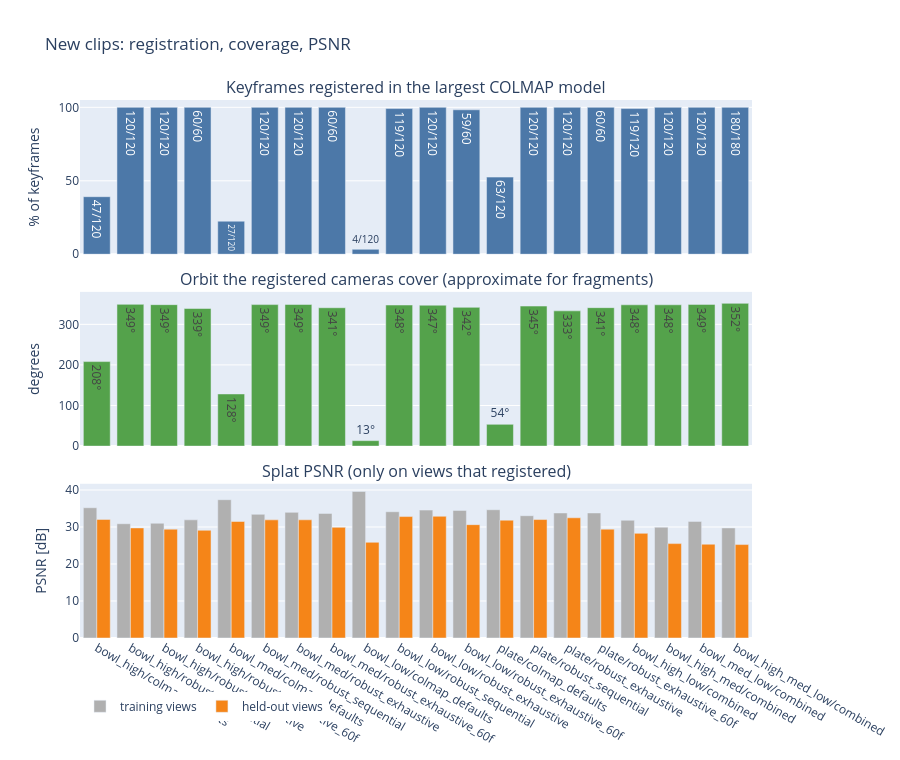

Notebook code cell kept with this figure:
### Markdown cell above
## Registration and PSNR, all sets
COLMAP's defaults fail on every new clip (4 to 63 of 120 keyframes) and the robust settings register all or all but one. As before, read registration and coverage before PSNR. The combined scans have the *lowest* held-out PSNR because their withheld views span three heights, so they are harder; PSNR is not comparable between a single clip and a combination.

### Code cell
from hurobo.utils.viewer import sweep_figure

sweep_figure(clip_results, title="New clips: registration, coverage, PSNR").show()

### Figure 1 — Plotly figure (JSON) as saved in the notebook; plotly's stock layout.template omitted (floating-point values rounded to 4 significant figures)
{"data": [{"customdata": ["matching: sequential<br>SIFT threshold: default<br>frames: 120 (every 0.23 s)<br>iterations: 7000<br>COLMAP models: 3", "matching: sequential<br>SIFT threshold: 0.002<br>frames: 120 (every 0.23 s)<br>iterations: 7000<br>COLMAP models: 1", "matching: exhaustive<br>SIFT threshold: 0.002<br>frames: 120 (every 0.23 s)<br>iterations: 7000<br>COLMAP models: 1", "matching: exhaustive<br>SIFT threshold: 0.002<br>frames: 60 (every 0.45 s)<br>iterations: 7000<br>COLMAP models: 1", "matching: sequential<br>SIFT threshold: default<br>frames: 120 (every 0.19 s)<br>iterations: 7000<br>COLMAP models: 6", "matching: sequential<br>SIFT threshold: 0.002<br>frames: 120 (every 0.19 s)<br>iterations: 7000<br>COLMAP models: 1", "matching: exhaustive<br>SIFT threshold: 0.002<br>frames: 120 (every 0.19 s)<br>iterations: 7000<br>COLMAP models: 1", "matching: exhaustive<br>SIFT threshold: 0.002<br>frames: 60 (every 0.39 s)<br>iterations: 7000<br>COLMAP models: 1", "matching: sequential<br>SIFT threshold: default<br>frames: 120 (every 0.32 s)<br>iterations: 7000<br>COLMAP models: 1", "matching: sequential<br>SIFT threshold: 0.002<br>frames: 120 (every 0.32 s)<br>iterations: 7000<br>COLMAP models: 2", "matching: exhaustive<br>SIFT threshold: 0.002<br>frames: 120 (every 0.32 s)<br>iterations: 7000<br>COLMAP models: 1", "matching: exhaustive<br>SIFT threshold: 0.002<br>frames: 60 (every 0.65 s)<br>iterations: 7000<br>COLMAP models: 2", "matching: sequential<br>SIFT threshold: default<br>frames: 120 (every 0.40 s)<br>iterations: 7000<br>COLMAP models: 2", "matching: sequential<br>SIFT threshold: 0.002<br>frames: 120 (every 0.40 s)<br>iterations: 7000<br>COLMAP models: 1", "matching: exhaustive<br>SIFT threshold: 0.002<br>frames: 120 (every 0.40 s)<br>iterations: 7000<br>COLMAP models: 1", "matching: exhaustive<br>SIFT threshold: 0.002<br>frames: 60 (every 0.80 s)<br>iterations: 7000<br>COLMAP models: 1", "matching: exhaustive<br>SIFT threshold: 0.002<br>frames: 120 (every 0.55 s)<br>iterations: 7000<br>COLMAP models: 1", "matching: exhaustive<br>SIFT threshold: 0.002<br>frames: 120 (every 0.42 s)<br>iterations: 7000<br>COLMAP models: 1", "matching: exhaustive<br>SIFT threshold: 0.002<br>frames: 120 (every 0.52 s)<br>iterations: 7000<br>COLMAP models: 1", "matching: exhaustive<br>SIFT threshold: 0.002<br>frames: 180 (every 0.50 s)<br>iterations: 7000<br>COLMAP models: 1"], "hovertemplate": "%{x}<br>%{y:.0f} % registered<br>%{customdata}<extra></extra>", "marker": {"color": "#4c78a8"}, "showlegend": false, "text": ["47/120", "120/120", "120/120", "60/60", "27/120", "120/120", "120/120", "60/60", "4/120", "119/120", "120/120", "59/60", "63/120", "120/120", "120/120", "60/60", "119/120", "120/120", "120/120", "180/180"], "type": "bar", "x": ["bowl_high/colmap_defaults", "bowl_high/robust_sequential", "bowl_high/robust_exhaustive", "bowl_high/robust_exhaustive_60f", "bowl_med/colmap_defaults", "bowl_med/robust_sequential", "bowl_med/robust_exhaustive", "bowl_med/robust_exhaustive_60f", "bowl_low/colmap_defaults", "bowl_low/robust_sequential", "bowl_low/robust_exhaustive", "bowl_low/robust_exhaustive_60f", "plate/colmap_defaults", "plate/robust_sequential", "plate/robust_exhaustive", "plate/robust_exhaustive_60f", "bowl_high_low/combined", "bowl_high_med/combined", "bowl_med_low/combined", "bowl_high_med_low/combined"], "xaxis": "x", "y": [39.17, 100.0, 100.0, 100.0, 22.5, 100.0, 100.0, 100.0, 3.333, 99.17, 100.0, 98.33, 52.5, 100.0, 100.0, 100.0, 99.17, 100.0, 100.0, 100.0], "yaxis": "y"}, {"hovertemplate": "%{x}<br>%{y:.0f}° of 360° covered<extra></extra>", "marker": {"color": "#54a24b"}, "showlegend": false, "text": ["208°", "349°", "349°", "339°", "128°", "349°", "349°", "341°", "13°", "348°", "347°", "342°", "54°", "345°", "333°", "341°", "348°", "348°", "349°", "352°"], "type": "bar", "x": ["bowl_high/colmap_defaults", "bowl_high/robust_sequential", "bowl_high/robust_exhaustive", "bowl_high/robust_exhaustive_60f", "bowl_med/colmap_defaults", "bowl_med/robust_sequential", "bowl_med/robust_exhaustive", "bowl_med/robust_exhaustive_60f", "bowl_low/colmap_defaults", "bowl_low/robust_sequential", "bowl_low/robust_exhaustive", "bowl_low/robust_exhaustive_60f", "plate/colmap_defaults", "plate/robust_sequential", "plate/robust_exhaustive", "plate/robust_exhaustive_60f", "bowl_high_low/combined", "bowl_high_med/combined", "bowl_med_low/combined", "bowl_high_med_low/combined"], "xaxis": "x2", "y": [208.3, 349.3, 348.6, 339.1, 128.5, 348.7, 349.0, 340.9, 13.46, 347.6, 347.2, 341.9, 53.76, 345.1, 333.3, 341.2, 348.2, 348.2, 349.2, 351.7], "yaxis": "y2"}, {"hovertemplate": "%{x}<br>%{y:.1f} dB on views it trained on<extra></extra>", "marker": {"color": "#b0b0b0"}, "name": "training views", "type": "bar", "x": ["bowl_high/colmap_defaults", "bowl_high/robust_sequential", "bowl_high/robust_exhaustive", "bowl_high/robust_exhaustive_60f", "bowl_med/colmap_defaults", "bowl_med/robust_sequential", "bowl_med/robust_exhaustive", "bowl_med/robust_exhaustive_60f", "bowl_low/colmap_defaults", "bowl_low/robust_sequential", "bowl_low/robust_exhaustive", "bowl_low/robust_exhaustive_60f", "plate/colmap_defaults", "plate/robust_sequential", "plate/robust_exhaustive", "plate/robust_exhaustive_60f", "bowl_high_low/combined", "bowl_high_med/combined", "bowl_med_low/combined", "bowl_high_med_low/combined"], "xaxis": "x3", "y": [35.21, 30.88, 31.01, 31.93, 37.38, 33.43, 33.96, 33.67, 39.6, 34.13, 34.57, 34.49, 34.67, 33.05, 33.8, 33.8, 31.82, 29.95, 31.52, 29.75], "yaxis": "y3"}, {"hovertemplate": "%{x}<br>%{y:.1f} dB on views it never saw<extra></extra>", "marker": {"color": "#f58518"}, "name": "held-out views", "type": "bar", "x": ["bowl_high/colmap_defaults", "bowl_high/robust_sequential", "bowl_high/robust_exhaustive", "bowl_high/robust_exhaustive_60f", "bowl_med/colmap_defaults", "bowl_med/robust_sequential", "bowl_med/robust_exhaustive", "bowl_med/robust_exhaustive_60f", "bowl_low/colmap_defaults", "bowl_low/robust_sequential", "bowl_low/robust_exhaustive", "bowl_low/robust_exhaustive_60f", "plate/colmap_defaults", "plate/robust_sequential", "plate/robust_exhaustive", "plate/robust_exhaustive_60f", "bowl_high_low/combined", "bowl_high_med/combined", "bowl_med_low/combined", "bowl_high_med_low/combined"], "xaxis": "x3", "y": [32.05, 29.75, 29.41, 29.11, 31.49, 31.93, 31.94, 29.91, 25.86, 32.82, 32.9, 30.64, 31.84, 32.02, 32.49, 29.42, 28.28, 25.51, 25.35, 25.25], "yaxis": "y3"}], "layout": {"annotations": [{"font": {"size": 16}, "showarrow": false, "text": "Keyframes registered in the largest COLMAP model", "x": 0.5, "xanchor": "center", "xref": "paper", "y": 1.0, "yanchor": "bottom", "yref": "paper"}, {"font": {"size": 16}, "showarrow": false, "text": "Orbit the registered cameras cover (approximate for fragments)", "x": 0.5, "xanchor": "center", "xref": "paper", "y": 0.6433, "yanchor": "bottom", "yref": "paper"}, {"font": {"size": 16}, "showarrow": false, "text": "Splat PSNR (only on views that registered)", "x": 0.5, "xanchor": "center", "xref": "paper", "y": 0.2867, "yanchor": "bottom", "yref": "paper"}], "barmode": "group", "height": 760, "legend": {"orientation": "h", "y": -0.1}, "title": {"text": "New clips: registration, coverage, PSNR"}, "xaxis": {"anchor": "y", "domain": [0.0, 1.0], "matches": "x3", "showticklabels": false}, "xaxis2": {"anchor": "y2", "domain": [0.0, 1.0], "matches": "x3", "showticklabels": false}, "xaxis3": {"anchor": "y3", "domain": [0.0, 1.0]}, "yaxis": {"anchor": "x", "domain": [0.7133, 1.0], "range": [0, 105], "title": {"text": "% of keyframes"}}, "yaxis2": {"anchor": "x2", "domain": [0.3567, 0.6433], "range": [0, 380], "title": {"text": "degrees"}}, "yaxis3": {"anchor": "x3", "domain": [0.0, 0.2867], "title": {"text": "PSNR [dB]"}}}}
